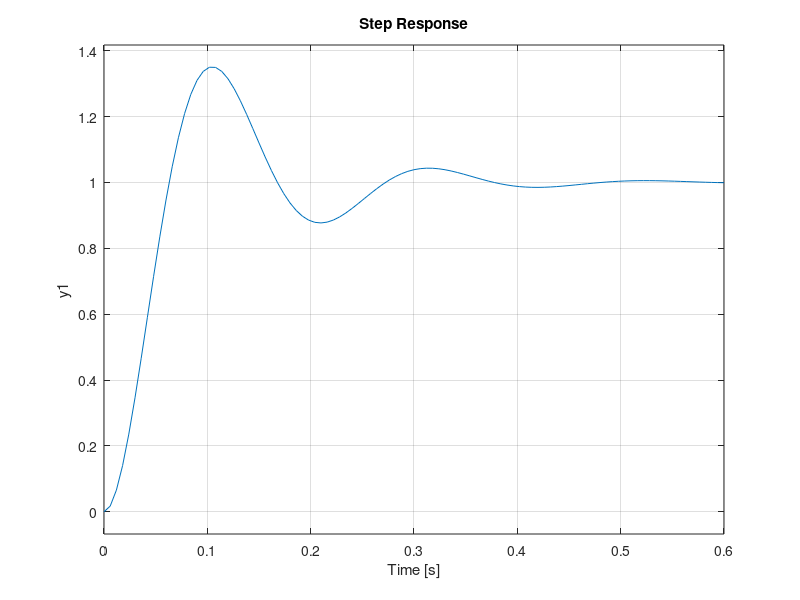
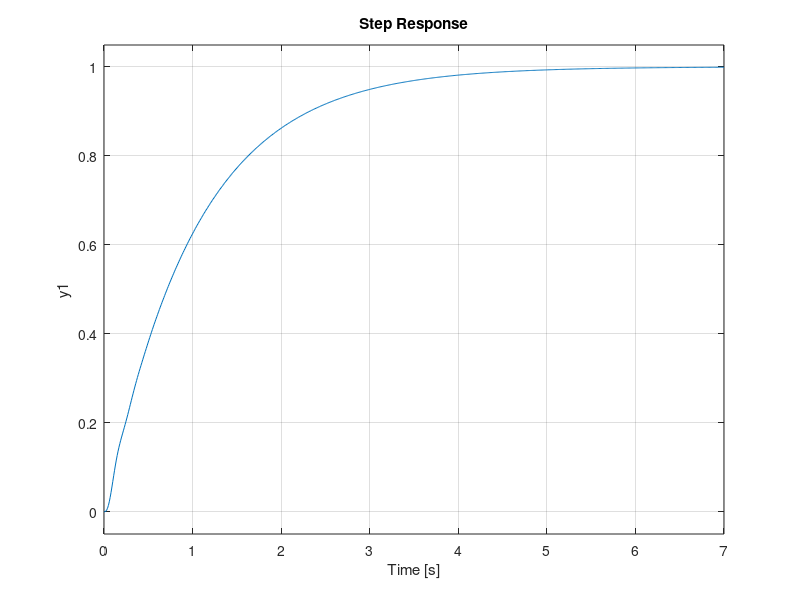
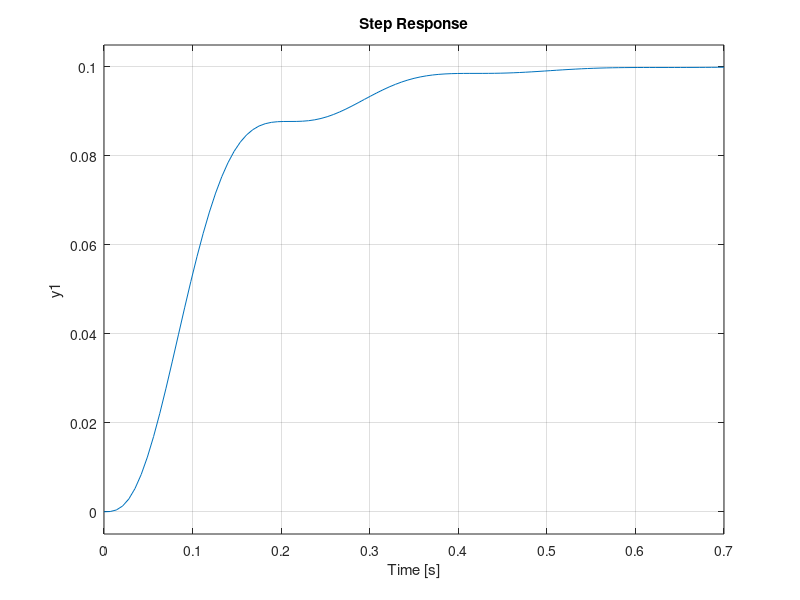
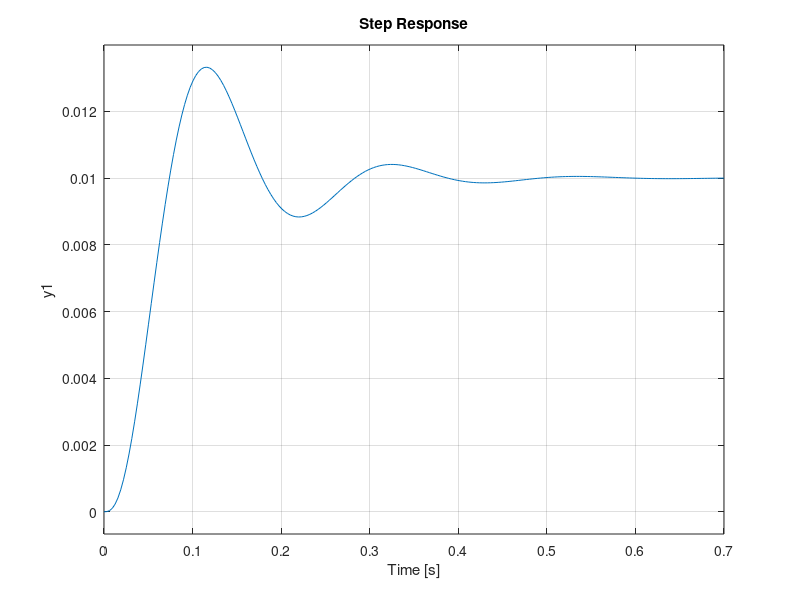

These figures' MATLAB source, in order:
%%Evaluation of addition of poles and zeros

%%Time Response of a Second order System
z=[]
p=[-10+30i -10-30i]
k=1000
G=zpk(z,p,k)
figure(1)
step(G)

%%Evaluation of addition of poles
%%Addition of pole at -1
z=[]
p=[-10+30i -10-30i -1]
k=1000
G=zpk(z,p,k)
figure(2)
step(G)
%%Addition of pole at -10
z=[]
p=[-10+30i -10-30i -10]
k=1000
G=zpk(z,p,k)
figure(3)
step(G)
%%Addition of pole at -100
z=[]
p=[-10+30i -10-30i -100]
k=1000
G=zpk(z,p,k)
figure(4)
step(G)
%%Evaluation of addition of zeros
%%Addition of zero at -1
z=[-1]
p=[-10+30i -10-30i]
k=1000
G=zpk(z,p,k)
figure(5)
step(G)
%%Addition of zero at -10
z=[-10]
p=[-10+30i -10-30i]
k=1000
G=zpk(z,p,k)
figure(6)
step(G)
%%Addition of zero at -100
z=[-100]
p=[-10+30i -10-30i]
k=1000
G=zpk(z,p,k)
figure(7)
step(G)
